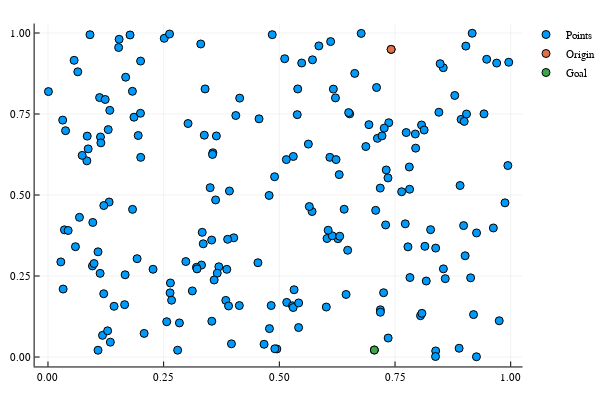

This figure's notebook cell:
### Code cell
## plot for illustration
scatter!([Pts[Origin,1]], [Pts[Origin,2]], label = "Origin")
scatter!([Pts[Goal,1]], [Pts[Goal,2]], label = "Goal")

### Figure 1 — Plotly figure (JSON) as saved in the notebook; plotly's stock layout.template omitted (floating-point values rounded to 4 significant figures; data arrays with more than 128 entries replaced by an {"elided": "..."} marker saying what was removed)
{"data": [{"colorbar": {"title": ""}, "hoverinfo": "text", "legendgroup": "Points", "marker": {"color": "rgba(0, 154, 250, 1.000)", "line": {"color": "rgba(0, 0, 0, 1.000)", "width": 1}, "size": 8, "symbol": "circle"}, "mode": "markers", "name": "Points", "showlegend": true, "text": {"elided": "200 null values"}, "type": "scatter", "x": {"elided": "200 float values"}, "xaxis": "x1", "y": {"elided": "200 float values"}, "yaxis": "y1", "zmax": 0.1, "zmin": -0.1}, {"colorbar": {"title": ""}, "hoverinfo": "text", "legendgroup": "Origin", "marker": {"color": "rgba(227, 111, 71, 1.000)", "line": {"color": "rgba(0, 0, 0, 1.000)", "width": 1}, "size": 8, "symbol": "circle"}, "mode": "markers", "name": "Origin", "showlegend": true, "text": [null], "type": "scatter", "x": [0.7416], "xaxis": "x1", "y": [0.9494], "yaxis": "y1", "zmax": 0.1, "zmin": -0.1}, {"colorbar": {"title": ""}, "hoverinfo": "text", "legendgroup": "Goal", "marker": {"color": "rgba(62, 164, 78, 1.000)", "line": {"color": "rgba(0, 0, 0, 1.000)", "width": 1}, "size": 8, "symbol": "circle"}, "mode": "markers", "name": "Goal", "showlegend": true, "text": [null], "type": "scatter", "x": [0.7054], "xaxis": "x1", "y": [0.02156], "yaxis": "y1", "zmax": 0.1, "zmin": -0.1}], "layout": {"annotations": [], "height": 400, "legend": {"bgcolor": "rgba(255, 255, 255, 1.000)", "bordercolor": "rgba(0, 0, 0, 1.000)", "font": {"color": "rgba(0, 0, 0, 1.000)", "family": "sans-serif", "size": 11}, "tracegroupgap": 0, "x": 1, "y": 1}, "margin": {"b": 20, "l": 0, "r": 0, "t": 20}, "paper_bgcolor": "rgba(255, 255, 255, 1.000)", "plot_bgcolor": "rgba(255, 255, 255, 1.000)", "showlegend": true, "width": 600, "xaxis": {"anchor": "y1", "domain": [0.06582, 0.9934], "gridcolor": "rgba(0, 0, 0, 0.100)", "gridwidth": 0.5, "linecolor": "rgba(0, 0, 0, 1.000)", "mirror": false, "range": [-0.02885, 1.026], "showgrid": true, "showline": true, "showticklabels": true, "tickangle": 0, "tickcolor": "rgb(0, 0, 0)", "tickfont": {"color": "rgba(0, 0, 0, 1.000)", "family": "sans-serif", "size": 11}, "tickmode": "array", "ticks": "inside", "ticktext": ["0.00", "0.25", "0.50", "0.75", "1.00"], "tickvals": [0, 0.25, 0.5, 0.75, 1], "title": "", "titlefont": {"color": "rgba(0, 0, 0, 1.000)", "family": "sans-serif", "size": 15}, "type": "-", "visible": true, "zeroline": false, "zerolinecolor": "rgba(0, 0, 0, 1.000)"}, "yaxis": {"anchor": "x1", "domain": [0.03762, 0.9902], "gridcolor": "rgba(0, 0, 0, 0.100)", "gridwidth": 0.5, "linecolor": "rgba(0, 0, 0, 1.000)", "mirror": false, "range": [-0.02911, 1.029], "showgrid": true, "showline": true, "showticklabels": true, "tickangle": 0, "tickcolor": "rgb(0, 0, 0)", "tickfont": {"color": "rgba(0, 0, 0, 1.000)", "family": "sans-serif", "size": 11}, "tickmode": "array", "ticks": "inside", "ticktext": ["0.00", "0.25", "0.50", "0.75", "1.00"], "tickvals": [0, 0.25, 0.5, 0.75, 1], "title": "", "titlefont": {"color": "rgba(0, 0, 0, 1.000)", "family": "sans-serif", "size": 15}, "type": "-", "visible": true, "zeroline": false, "zerolinecolor": "rgba(0, 0, 0, 1.000)"}}}
